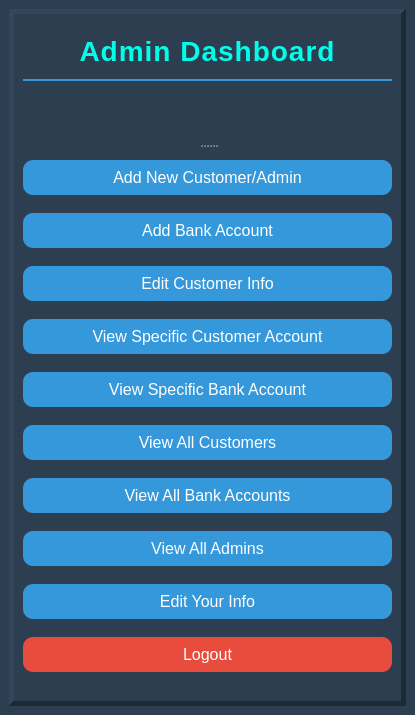
<?xml version="1.0" encoding="UTF-8"?>
<ui version="4.0">
 <class>AdminDashboard</class>
 <widget class="QMainWindow" name="AdminDashboard">
  <property name="geometry">
   <rect>
    <x>0</x>
    <y>0</y>
    <width>415</width>
    <height>715</height>
   </rect>
  </property>
  <property name="sizePolicy">
   <sizepolicy hsizetype="Fixed" vsizetype="Fixed">
    <horstretch>0</horstretch>
    <verstretch>0</verstretch>
   </sizepolicy>
  </property>
  <property name="minimumSize">
   <size>
    <width>415</width>
    <height>715</height>
   </size>
  </property>
  <property name="maximumSize">
   <size>
    <width>415</width>
    <height>715</height>
   </size>
  </property>
  <property name="windowTitle">
   <string>Admin Dashboard</string>
  </property>
  <property name="windowIcon">
   <iconset resource="../Resources.qrc">
    <normaloff>:/Logo/Logo.ico</normaloff>:/Logo/Logo.ico</iconset>
  </property>
  <property name="styleSheet">
   <string notr="true">QWidget {
    background-color: #2c3e50;
    font-family: &quot;Segoe UI&quot;, sans-serif;
}

QLabel#titleLabel {
    color: white;
    font-size: 22px;
    font-weight: bold;
    padding: 10px;
    qproperty-alignment: 'AlignCenter';
}

QLabel#welcomeLabel {
    color: #ecf0f1;
    font-size: 16px;
    padding: 6px;
    border-radius: 8px;
    qproperty-alignment: 'AlignCenter';
}

QPushButton {
    background-color: #3498db;
    color: white;
    font-size: 16px;
    padding: 8px;
    border-radius: 10px;
    border: none;
}

QPushButton:hover {
    background-color: #2980b9;
}

QPushButton#logoutButton {
    background-color: #e74c3c;
}

QPushButton#logoutButton:hover {
    background-color: #c0392b;
}
</string>
  </property>
  <widget class="QWidget" name="centralwidget">
   <layout class="QVBoxLayout" name="verticalLayout_3">
    <item>
     <widget class="QStackedWidget" name="stackedWidget">
      <property name="frameShape">
       <enum>QFrame::Shape::Panel</enum>
      </property>
      <property name="frameShadow">
       <enum>QFrame::Shadow::Raised</enum>
      </property>
      <property name="lineWidth">
       <number>5</number>
      </property>
      <property name="midLineWidth">
       <number>1</number>
      </property>
      <property name="currentIndex">
       <number>0</number>
      </property>
      <widget class="QWidget" name="page">
       <layout class="QGridLayout" name="gridLayout">
        <item row="0" column="0">
         <widget class="QSplitter" name="splitter">
          <property name="orientation">
           <enum>Qt::Orientation::Vertical</enum>
          </property>
          <widget class="QWidget" name="layoutWidget">
           <layout class="QVBoxLayout" name="verticalLayout_2">
            <item>
             <widget class="QLabel" name="LL_3">
              <property name="font">
               <font>
                <family>Segoe UI</family>
                <pointsize>-1</pointsize>
                <bold>true</bold>
               </font>
              </property>
              <property name="styleSheet">
               <string notr="true">QLabel {
    font-size: 28px;
    font-weight: bold;
    color: rgb(0, 255, 234);
    padding: 10px 0;
    border-bottom: 2px solid #3498db;
    letter-spacing: 1px;
}
</string>
              </property>
              <property name="text">
               <string>Admin Dashboard</string>
              </property>
              <property name="alignment">
               <set>Qt::AlignmentFlag::AlignCenter</set>
              </property>
             </widget>
            </item>
            <item>
             <widget class="QLabel" name="welcomeLabel">
              <property name="text">
               <string/>
              </property>
              <property name="alignment">
               <set>Qt::AlignmentFlag::AlignCenter</set>
              </property>
             </widget>
            </item>
           </layout>
          </widget>
          <widget class="QWidget" name="layoutWidget">
           <layout class="QVBoxLayout" name="verticalLayout">
            <item>
             <widget class="QPushButton" name="add_new_customer">
              <property name="text">
               <string>Add New Customer/Admin</string>
              </property>
             </widget>
            </item>
            <item>
             <widget class="QPushButton" name="add_bank_account">
              <property name="text">
               <string>Add Bank Account</string>
              </property>
             </widget>
            </item>
            <item>
             <widget class="QPushButton" name="edit_customer_info">
              <property name="text">
               <string>Edit Customer Info</string>
              </property>
             </widget>
            </item>
            <item>
             <widget class="QPushButton" name="view_specific_customer">
              <property name="text">
               <string>View Specific Customer Account</string>
              </property>
             </widget>
            </item>
            <item>
             <widget class="QPushButton" name="view_specific_bank_accounts">
              <property name="text">
               <string>View Specific Bank Account</string>
              </property>
             </widget>
            </item>
            <item>
             <widget class="QPushButton" name="view_all_customers">
              <property name="text">
               <string>View All Customers</string>
              </property>
             </widget>
            </item>
            <item>
             <widget class="QPushButton" name="view_all_bank_accounts">
              <property name="text">
               <string>View All Bank Accounts</string>
              </property>
             </widget>
            </item>
            <item>
             <widget class="QPushButton" name="view_other_admins">
              <property name="text">
               <string>View All Admins</string>
              </property>
             </widget>
            </item>
            <item>
             <widget class="QPushButton" name="edit_your_info">
              <property name="text">
               <string>Edit Your Info</string>
              </property>
             </widget>
            </item>
            <item>
             <widget class="QPushButton" name="logoutButton">
              <property name="text">
               <string>Logout</string>
              </property>
             </widget>
            </item>
           </layout>
          </widget>
         </widget>
        </item>
       </layout>
      </widget>
      <widget class="QWidget" name="page_2"/>
     </widget>
    </item>
   </layout>
  </widget>
 </widget>
 <resources>
  <include location="../Resources.qrc"/>
 </resources>
 <connections/>
</ui>
